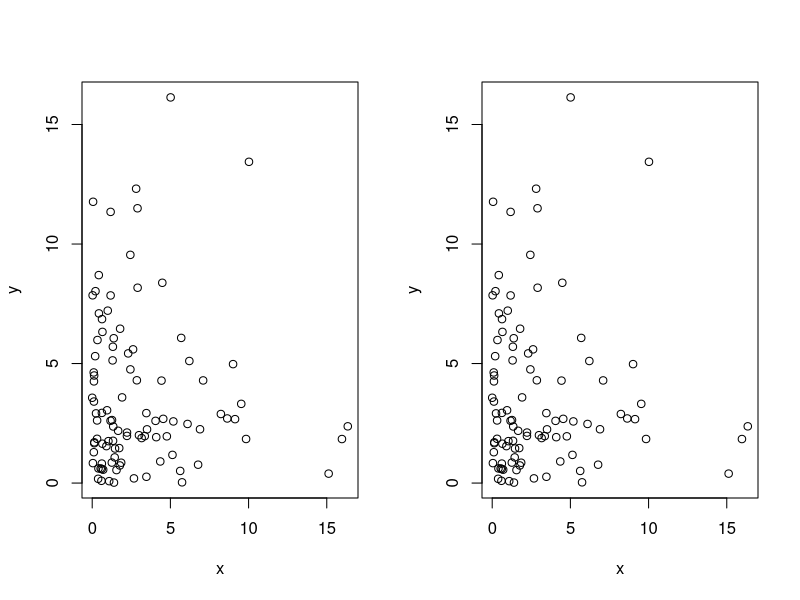
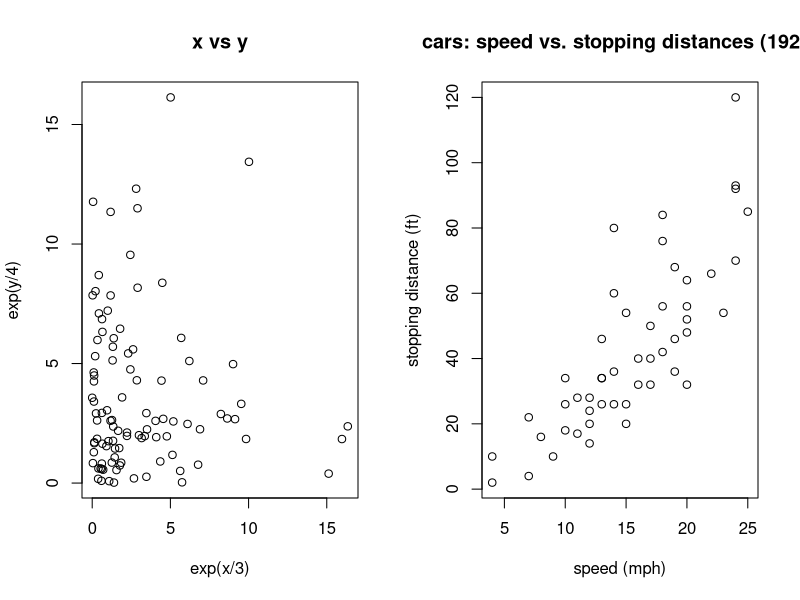
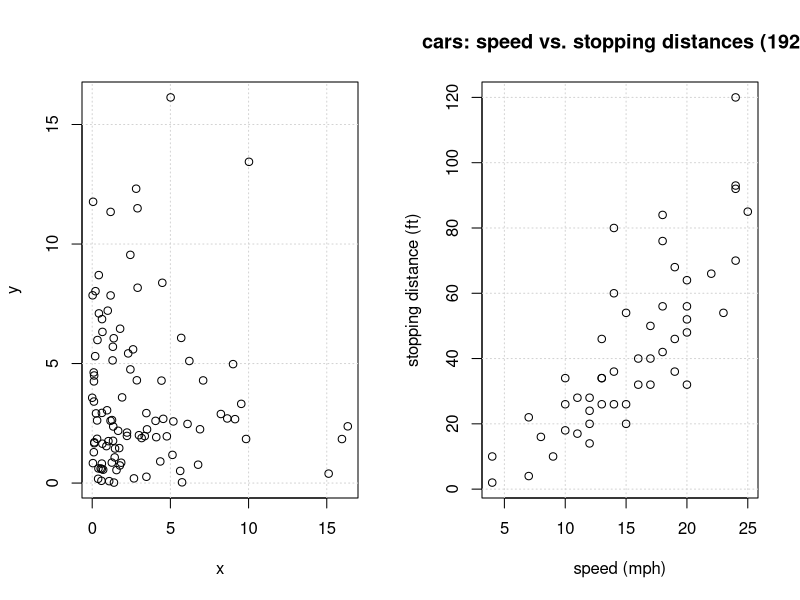
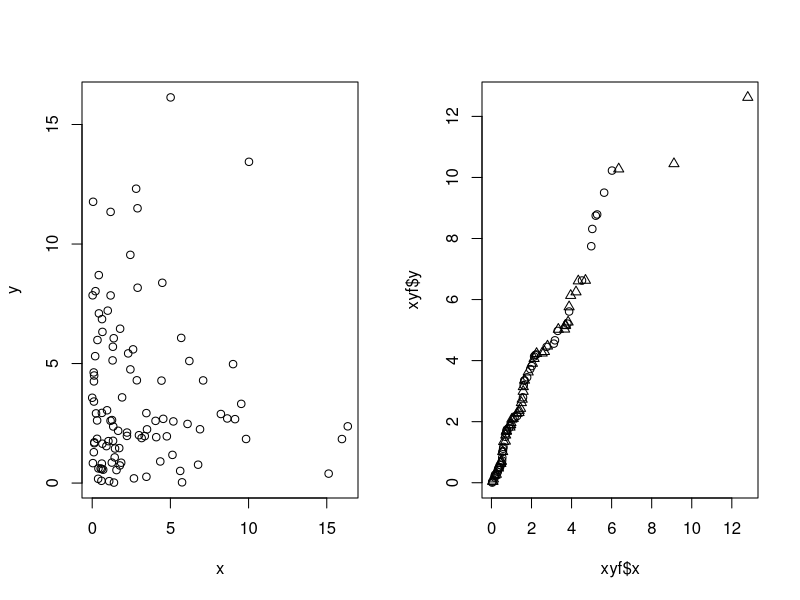
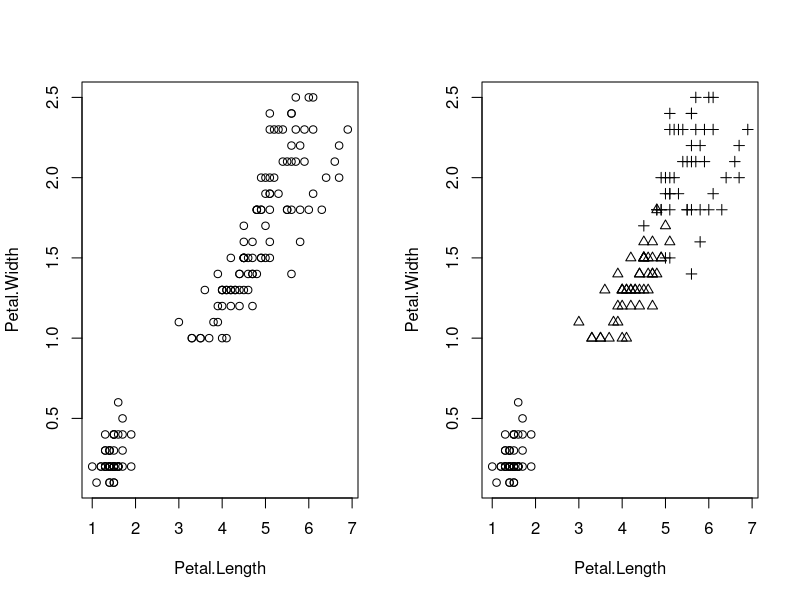
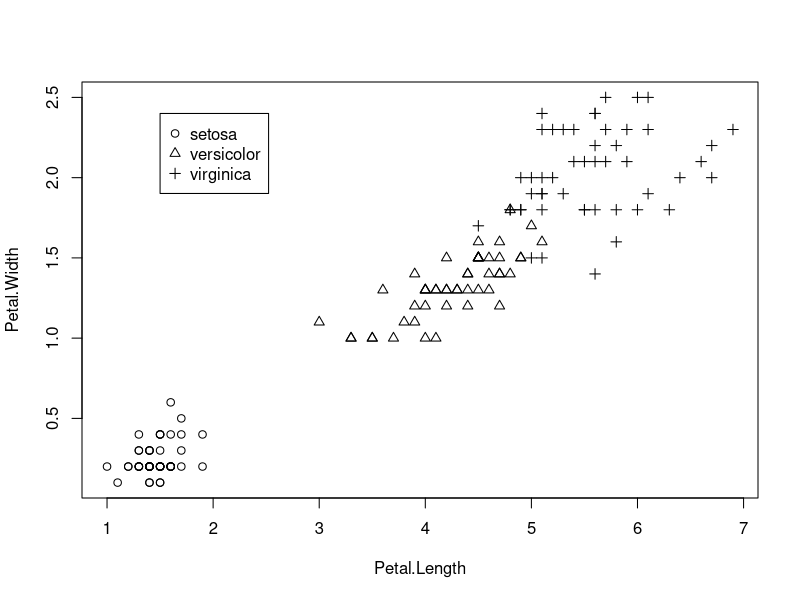

R code for these plots, in order:
#
# chapter 10 - graphics
#
# high level plot functions start a plot, create a window
# if necessary:
#
# plot - generic plotting
# boxplot - create a box plot
# hist - create a histgram
# qqnorm = create a quantile plot (Q-Q).
# curve - graph a function
#
# low level graphics functions add to existing graphs/plots.
#
# points - add points
# lines - add lines
# abline - add a straight line
# segments - add line segment
# polygon - add a closed polygon
# text - add text
#
# other graphics packages - 
#
# lattice package
# ggplot2 package
#

# 10.1 - scatter plot of points
#
# plot(x,y)
#
# plot(dfrm)
#
# plot(car) - example of a plotting a dataframe
#

par(mfrow=c(1,2))

x = rexp(100, rate=1/3)
y = rexp(100, rate=1/4)

plot(x,y)

xy = data.frame(x=x, y=y)

plot(xy)

# 10.2 - adding a title and labels
#
# call plot and use parameters:
#
# main = title
# xlab = x-axis label
# ylab = y-axis label

x11()
par(mfrow=c(1,2))

plot(xy, main="x vs y", xlab = "exp(x/3)", ylab="exp(y/4)")

plot(cars,
     main="cars: speed vs. stopping distances (1920)",
     xlab="speed (mph)",
     ylab="stopping distance (ft)")

# 10.3 - adding a grid
#
# call plot with type="n" to init the graph and not show the data.
# call grid() to draw the grid.
# call low-level functions like points() and lines() to draw
# the graphics over the grid.
#

x11()
par(mfrow=c(1,2))

plot(x,y, type="n")
grid()
points(x,y)

plot(cars,
     type="n",
     main="cars: speed vs. stopping distances (1920)",
     xlab="speed (mph)",
     ylab="stopping distance (ft)")
grid()
points(cars)

# 10.4 - scatter plot of multiple groups
#
# want to plot x,y points distinguished by factors
#
# 

x11()
par(mfrow=c(1,2))

plot(x,y)

x = sort(rexp(100, rate=1/2))
y = sort(rexp(100, rate=1/3))
f = ifelse(runif(100, min=0, max=1) > 0.5, "red", "blue")
xyf = data.frame(x=x, y=y, f=f)
xyf$f = as.factor(xyf$f)
plot(xyf$x, xyf$y, pch=as.integer(xyf$f))


x11()
par(mfrow=c(1,2))

with(iris, plot(Petal.Length, Petal.Width))
with(iris, plot(Petal.Length, Petal.Width, pch=as.integer(Species)))

# 10.5 - add a legend
#
# after calling plot, then call legend. here's how{
#
# legend for points:
#    legend(x,y,labels,pch=c(pointtype1, pointtype2, ...))
#
# legend for lines:
#    legend(x,y,labels,lty=c(linetype1, linetype2, ...))
#
# legend for lines according to line width:
#    legend(x,y,labels,lwd=c(width1, width2, ...))
#
# legend for colors:
#    legend(x,y,labels,col=c(color1, color2, ...))

x11()
# par(mfrow=c(1,2))

f <- as.factor(iris$Species)
with(iris, plot(Petal.Length, Petal.Width, pch=as.integer(Species)))
legend(1.5, 2.4, as.character(levels(f)), pch=1:length(levels(f)))


